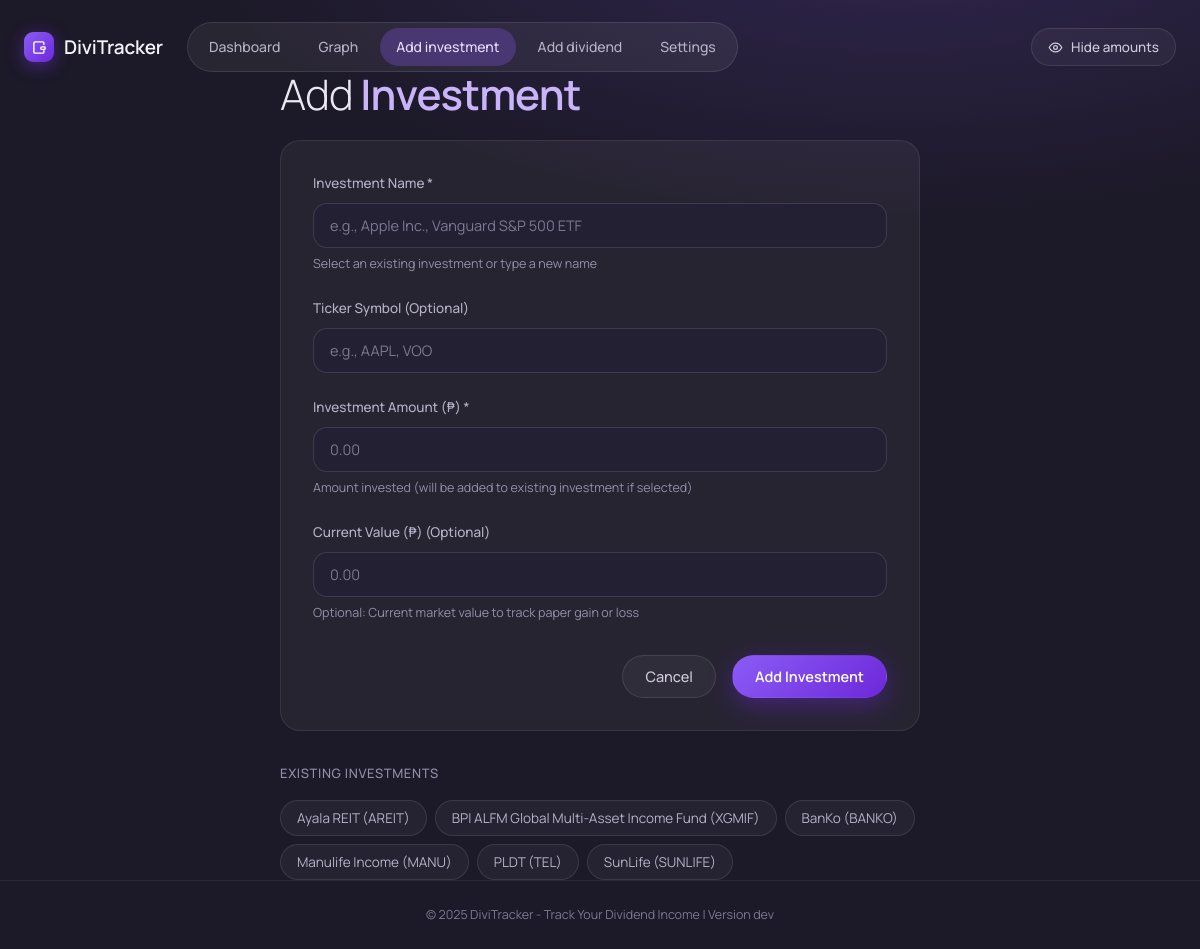
/investments/new, run on the app's committed database.
### app/models.py (models this page shows, shortened)
class Investment(db.Model):
    __tablename__ = "investments"
    id: Mapped[int] = mapped_column(Integer, primary_key=True)
    name: Mapped[str] = mapped_column(String(100), unique=True, nullable=False, index=True)
    ticker: Mapped[Optional[str]] = mapped_column(String(20), nullable=True)
    total_invested: Mapped[float] = mapped_column(Float, default=0.0, nullable=False)
    current_value: Mapped[Optional[float]] = mapped_column(Float, nullable=True, default=None)
    created_at: Mapped[datetime] = mapped_column(DateTime, default=utcnow, nullable=False)
    updated_at: Mapped[datetime] = mapped_column(
        DateTime, default=utcnow, onupdate=utcnow, nullable=False
    )
    dividends: Mapped[list["Dividend"]] = relationship(
        "Dividend",
        back_populates="investment",
        lazy="dynamic",
        cascade="all, delete-orphan",
    )

### app/routes/investments.py (the view, shortened to what this page needs)
@investments_bp.route("/new", methods=["GET", "POST"])
def add_investment():
    investment_service = InvestmentService()
    investments = investment_service.get_all_investments()
    return render_template("add_investment.html", investments=investments)

### app/services/investment_service.py (called while the page is built)
    def get_all_investments(self) -> Sequence[Investment]:
        return Investment.query.order_by(Investment.name).all()

### templates/add_investment.html (shortened to what this page needs)
{% extends "base.html" %}
{% block content %}
<div class="form-page">
    <h1>Add <span>Investment</span></h1>
    <div class="form-container">
        <form method="post" action="{{ url_for('investments.add_investment') }}">
            <div class="form-group">
                <label for="name">Investment Name *</label>
                <input type="text"
                       id="name"
                       name="name"
                       list="investment-list"
                       placeholder="e.g., Apple Inc., Vanguard S&amp;P 500 ETF"
                       required
                       autocomplete="off">
                <small class="form-help">Select an existing investment or type a new name</small>
            </div>
            <div class="form-group">
                <label for="ticker">Ticker Symbol (Optional)</label>
                <input type="text"
                       id="ticker"
                       name="ticker"
                       placeholder="e.g., AAPL, VOO"
                       maxlength="20">
            </div>
            <div class="form-group">
                <label for="amount">Investment Amount ({{ currency_symbol }}) *</label>
                <input type="number"
                       id="amount"
                       name="amount"
                       step="0.01"
                       min="0"
                       placeholder="0.00"
                       required>
                <small class="form-help">Amount invested (will be added to existing investment if selected)</small>
            </div>
            <div class="form-group">
                <label for="current_value">Current Value ({{ currency_symbol }}) (Optional)</label>
                <input type="number"
                       id="current_value"
                       name="current_value"
                       step="0.01"
                       min="0"
                       placeholder="0.00">
                <small class="form-help">Optional: Current market value to track paper gain or loss</small>
            </div>
            <div class="form-actions">
                <a href="{{ url_for('main.index') }}" class="btn btn-secondary">Cancel</a>
                <button type="submit" class="btn btn-primary">Add Investment</button>
            </div>
        </form>
    </div>
    {% if investments %}
    <div class="existing-list">
        <h3>Existing Investments</h3>
        <div class="investment-chips">
            {% for inv in investments %}
            <button type="button" class="chip" onclick="selectInvestment('{{ inv.name }}', '{{ inv.ticker }}')">
                {{ inv.name }} {% if inv.ticker %}({{ inv.ticker }}){% endif %}
            </button>
            {% endfor %}
        </div>
    </div>
    {% endif %}
</div>
{% endblock content %}

### static/style.css (style rules this page uses)
:root { color-scheme: dark; --bg-color: #1c1928; --accent: #8b5cf6; --accent-deep: #6d28d9; --accent-soft: #a78bfa; --accent-text: #c9b3f9; --link-color: #b79df5; --link-hover: #cdbaf8; --text-color: #eae7f2; --text-bright: #f4f2fa; --text-soft: #b6b1c6; --text-muted: #948fa8; --text-faint: #7d7891; --card-bg: rgba(255, 255, 255, 0.05); --card-border: rgba(255, 255, 255, 0.08); --row-bg: rgba(255, 255, 255, 0.045); --row-border: rgba(255, 255, 255, 0.07); --row-hover-bg: rgba(255, 255, 255, 0.055); --row-hover-border: rgba(139, 92, 246, 0.35); --pill-bg: rgba(255, 255, 255, 0.06); --pill-border: rgba(255, 255, 255, 0.1); --ctrl-bg: rgba(255, 255, 255, 0.045); --ctrl-border: rgba(255, 255, 255, 0.12); --good: #6fe0a8; --good-bg: rgba(52, 199, 123, 0.14); --good-border: rgba(52, 199, 123, 0.35); --warn: #f2c665; --warn-bg: rgba(245, 185, 66, 0.13); --warn-border: rgba(245, 185, 66, 0.35); --bad: #f28b8b; --bad-bg: rgba(244, 94, 94, 0.13); --bad-border: rgba(244, 94, 94, 0.35); --primary-color: #8b5cf6; --primary-hover: #7c3aed; --success-color: #34c77b; --success-hover: #2bb56d; --danger-color: #f45e5e; --danger-hover: #e04c4c; --warning-color: #f5b942; --info-color: #7dd0e0; --border-color: rgba(255, 255, 255, 0.1); --glow-shadow: 0 8px 24px rgba(109, 40, 217, 0.4); --glow-shadow-lg: 0 16px 44px rgba(109, 40, 217, 0.4); --shadow: 0 2px 10px rgba(0, 0, 0, 0.25); --shadow-lg: 0 10px 30px rgba(0, 0, 0, 0.35); --radius: 12px; --radius-card: 20px; --radius-row: 18px; }
* { margin: 0; padding: 0; box-sizing: border-box; }
body { font-family: 'Manrope', -apple-system, BlinkMacSystemFont, 'Segoe UI', Roboto, sans-serif; background: radial-gradient(1100px 480px at 75% -10%, rgba(139, 92, 246, 0.2), transparent 65%), var(--bg-color); color: var(--text-color); line-height: 1.6; min-height: 100vh; display: flex; flex-direction: column; }
a { color: var(--link-color); text-decoration: none; }
.dashboard h1, .page-header h1, .form-page h1, .yield-title h1, .investment-detail h1 { font-size: clamp(30px, 4.6vw, 42px); font-weight: 300; letter-spacing: -0.02em; line-height: 1.05; color: var(--text-color); }
.dashboard h1 span, .page-header h1 span, .form-page h1 span, .yield-title h1 span { font-weight: 600; color: var(--accent-text); }
.btn { display: inline-flex; align-items: center; justify-content: center; gap: 9px; padding: 12px 22px; border-radius: 999px; font-family: inherit; font-weight: 600; font-size: 14.5px; text-decoration: none; border: 1px solid transparent; cursor: pointer; transition: all 0.2s; line-height: 1.2; }
.btn-primary { background: linear-gradient(135deg, var(--accent), var(--accent-deep)); color: #fff; box-shadow: var(--glow-shadow); }
.btn-secondary { background: var(--ctrl-bg); border-color: var(--pill-border); color: #cfcadd; font-weight: 500; }
.form-page { max-width: 640px; margin: 0 auto; }
.form-page h1 { margin-bottom: 24px; }
.form-container, .card { background: var(--card-bg); border: 1px solid var(--card-border); border-radius: var(--radius-card); padding: 2rem; }
.form-group { margin-bottom: 1.5rem; }
.form-group label { display: block; font-weight: 500; font-size: 13.5px; color: var(--text-soft); margin-bottom: 0.5rem; }
.form-group input, .form-group select, .form-group textarea, .form-control, .period-inputs select { width: 100%; padding: 0.75rem 1rem; background-color: #242033; border: 1px solid var(--ctrl-border); border-radius: 14px; color: var(--text-color); font-family: inherit; font-size: 14.5px; transition: border-color 0.2s, box-shadow 0.2s, background-color 0.2s; }
.form-group input::placeholder, .form-group textarea::placeholder { color: var(--text-faint); }
.form-help { display: block; font-size: 12.5px; color: var(--text-muted); margin-top: 0.4rem; }
.form-actions { display: flex; gap: 1rem; justify-content: flex-end; margin-top: 2rem; }
.existing-list { margin-top: 2rem; }
.existing-list h3 { margin-bottom: 1rem; font-size: 13px; font-weight: 500; letter-spacing: 0.05em; text-transform: uppercase; color: var(--text-muted); }
.investment-chips { display: flex; flex-wrap: wrap; gap: 0.5rem; }
.chip { padding: 0.5rem 1rem; background: var(--ctrl-bg); border: 1px solid var(--pill-border); border-radius: 999px; color: var(--text-soft); font-family: inherit; font-size: 13.5px; cursor: pointer; transition: all 0.2s; }

### data on the page
Investment: name "Ayala REIT", ticker "AREIT"
Investment: name "BPI ALFM Global Multi-Asset Income Fund", ticker "XGMIF"
Investment: name "BanKo", ticker "BANKO"
Investment: name "Manulife Income", ticker "MANU"
Investment: name "PLDT", ticker "TEL"
Investment: name "SunLife", ticker "SUNLIFE"

### other printed values
{{ currency_symbol }} "₱"
{{ app_version }} "dev"
